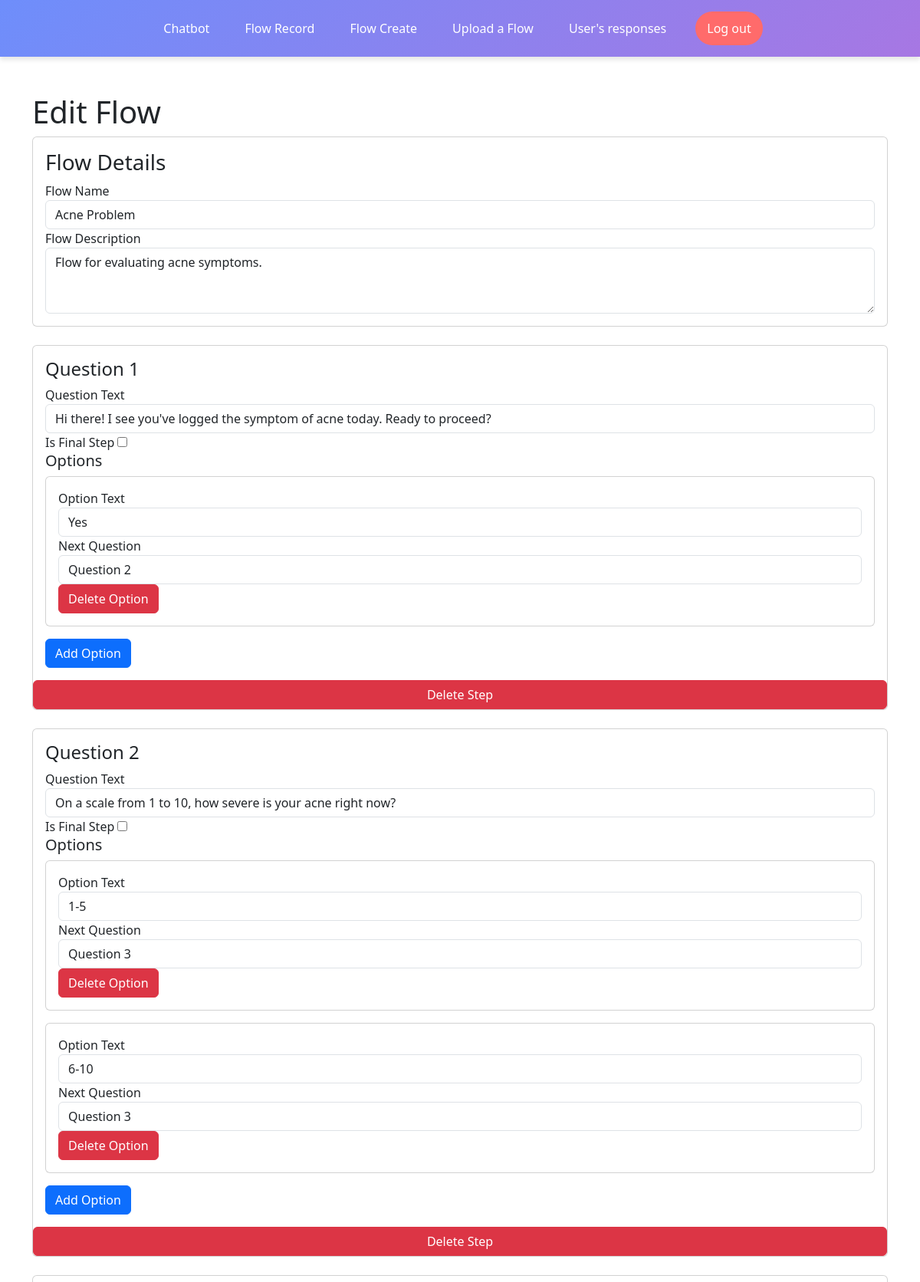
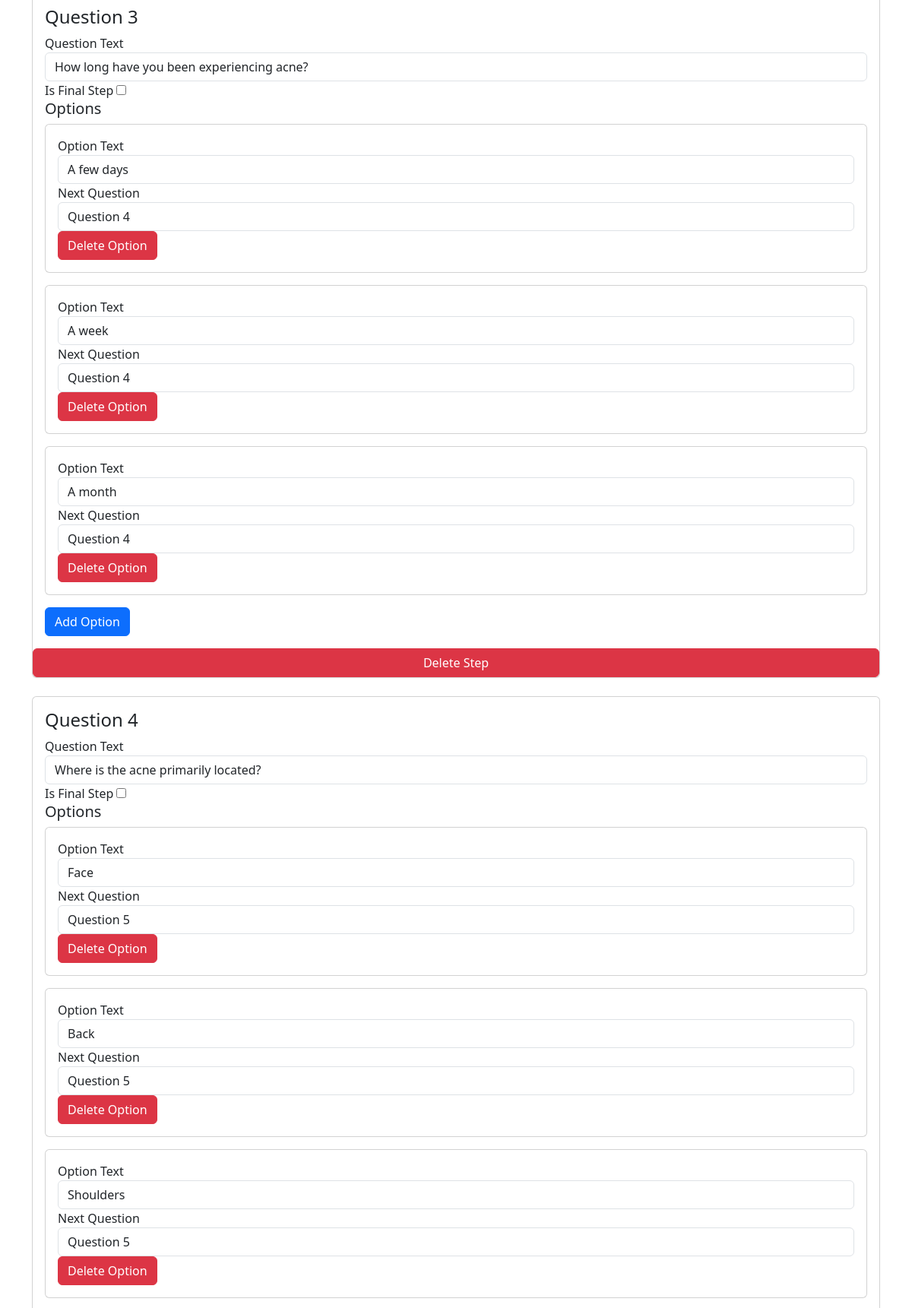
Screenshot of /flows/edit/1/ (signed in, upper part) with the database file from the repository (2 pictures, top to bottom).
### ChabotFeature/models.py (models this page shows)
class Flow(models.Model):
    name = models.CharField(max_length=100)
    description = models.TextField()

class FlowStep(models.Model):
    flow = models.ForeignKey('Flow', on_delete=models.CASCADE)
    step_number = models.IntegerField()
    text = models.TextField()
    is_final_step = models.BooleanField(default=False)

class FlowOption(models.Model):
    step = models.ForeignKey(FlowStep, on_delete=models.CASCADE, related_name='options')
    text = models.CharField(max_length=100)
    next_step = models.ForeignKey(FlowStep, null=True, blank=True, on_delete=models.SET_NULL, related_name='previous_options')

### ChabotFeature/views.py (the view)
# urls.py: path('flows/edit/<int:flow_id>/', edit_flow, name='edit_flow'),
@login_required
def edit_flow(request, flow_id):
    flow = get_object_or_404(Flow, id=flow_id)
    steps = FlowStep.objects.filter(flow=flow).prefetch_related('options')
    return render(request, 'ChabotFeature/edit_page.html', {'flow': flow, 'steps': steps})

### ChabotFeature/templates/ChabotFeature/edit_page.html (shortened to what this page needs)
{% extends 'base.html' %}
{% block content %}
<div class="container mt-5">
    <h1>Edit Flow</h1>
    <form id="editFlowForm">
        <div class="card grandparent-card mb-4">
            <div class="card-body">
                <h3 class="card-title">Flow Details</h3>
                <div class="form-group">
                    <label for="flowName">Flow Name</label>
                    <input type="text" class="form-control" id="flowName" value="{{ flow.name }}" required>
                </div>
                <div class="form-group">
                    <label for="flowDescription">Flow Description</label>
                    <textarea class="form-control" id="flowDescription" rows="3" required>{{ flow.description }}</textarea>
                </div>
            </div>
        </div>
        <div id="stepsContainer">
            {% for step in steps %}
            <div class="card parent-card mb-4 step-container" data-step-id="{{ step.id }}">
                <div class="card-body">
                    <h4 class="card-title">Question {{ forloop.counter }}</h4>
                    <div class="form-group">
                        <label for="stepText{{ step.id }}">Question Text</label>
                        <input type="text" class="form-control" id="stepText{{ step.id }}" value="{{ step.text }}" required>
                    </div>
                    <div class="form-group">
                        <label for="isFinalStep{{ step.id }}">Is Final Step</label>
                        <input type="checkbox" id="isFinalStep{{ step.id }}" {% if step.is_final_step %}checked{% endif %}>
                    </div>
                    <div class="options-container">
                        <h5>Options</h5>
                        {% for option in step.options.all %}
                        <div class="card child-card mb-3 option-container" data-option-id="{{ option.id }}">
                            <div class="card-body">
                                <div class="form-group">
                                    <label for="optionText{{ option.id }}">Option Text</label>
                                    <input type="text" class="form-control" id="optionText{{ option.id }}" value="{{ option.text }}" required>
                                </div>
                                <div class="form-group">
                                    <label for="nextStep{{ option.id }}">Next Question</label>
                                    <select class="form-control" id="nextStep{{ option.id }}" required>
                                        {% for s in steps %}
                                        <option value="{{ s.id }}" {% if s.id == option.next_step_id %}selected{% endif %}>Question {{ s.step_number }}</option>
                                        {% endfor %}
                                    </select>
                                </div>
                                <button type="button" class="btn btn-danger delete-option-btn">Delete Option</button>
                            </div>
                        </div>
                        {% endfor %}
                        <button type="button" class="btn btn-primary add-option-btn">Add Option</button>
                    </div>
                </div>
                <button type="button" class="btn btn-danger delete-step-btn">Delete Step</button>
            </div>
            {% endfor %}
        </div>
    </form>
</div>
{% endblock %}

### rows the page displays
Flow: name "Acne Problem", description "Flow for evaluating acne symptoms."
FlowStep: text "Hi there! I see you've logged the symptom of acne today. Ready to proceed?"
FlowOption: text "Yes", next_step+id "Question 2"
FlowStep: text "On a scale from 1 to 10, how severe is your acne right now?"
FlowOption: text "1-5", next_step+id "Question 3"
FlowOption: text "6-10", next_step+id "Question 3"
FlowStep: text "How long have you been experiencing acne?"
FlowOption: text "A few days", next_step+id "Question 4"
FlowOption: text "A week", next_step+id "Question 4"
FlowOption: text "A month", next_step+id "Question 4"
FlowStep: text "Where is the acne primarily located?"
FlowOption: text "Face", next_step+id "Question 5"
FlowOption: text "Back", next_step+id "Question 5"
FlowOption: text "Shoulders", next_step+id "Question 5"
